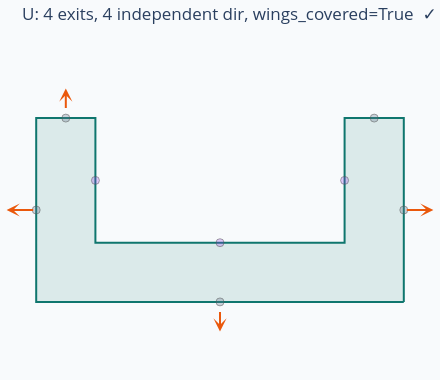
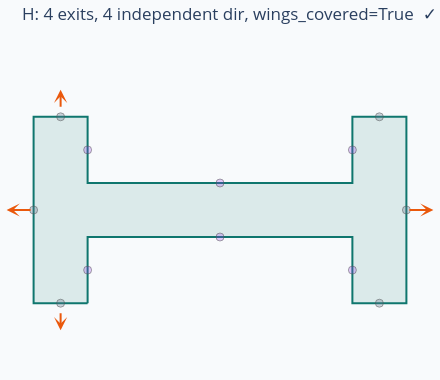
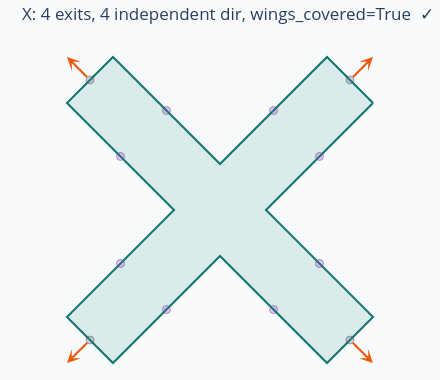

The notebook cell these images were saved under, in order:
### Markdown cell above
# Scene B — Emergency-egress gallery across typologies

Egress reasoning is typology-aware because it runs on **facades**, not boxes.
Each footprint below is split into facades (open = grey, courtyard pocket =
purple, enclosed-court ring = dashed) and exits (orange) are placed only on
**open** facades, spread for independent escape directions and per-wing coverage.
This covers U, H, X, Y, an **E** comb, and a true **courtyard / O** building.

### Code cell
# E-shaped comb footprint (spine + three prongs) — built by hand.
E_SHAPE = [[0,0,0],[40,0,0],[40,10,0],[12,10,0],[12,25,0],[40,25,0],[40,35,0],
           [12,35,0],[12,50,0],[40,50,0],[40,60,0],[0,60,0]]
O_RING  = {'boundary':[[0,0,0],[44,0,0],[44,44,0],[0,44,0]],
           'holes':[[[14,14],[30,14],[30,30],[14,30]]]}

GALLERY = [
    ('U', {'boundary': winged('U', 1500, 12, 0.5, (0, 0))}),
    ('H', {'boundary': winged('H', 1700, 12, 0.5, (0, 0))}),
    ('X', {'boundary': winged('X', 1500, 12, 0.5, (0, 0))}),
    ('Y', {'boundary': winged('Y', 1500, 12, 0.5, (0, 0))}),
    ('E (comb)', {'boundary': E_SHAPE}),
    ('O (courtyard)', O_RING),
]

FACE_COLORS = {'open': 'rgba(100,116,139,0.30)', 'courtyard': 'rgba(147,51,234,0.25)',
               'enclosed_courtyard': 'rgba(147,51,234,0.0)'}

def egress_fig(name, bld):
    facades = segment_facades(bld)
    ee = generate_emergency_exits(bld)
    poly = bld['boundary']
    fig = go.Figure()
    xs, ys = _xy(poly)
    fig.add_trace(go.Scatter(x=xs, y=ys, mode='lines', fill='toself',
                             fillcolor='rgba(15,118,110,0.12)', line=dict(color='#0f766e', width=2),
                             showlegend=False, hoverinfo='skip'))
    for hole in bld.get('holes', []) or []:
        hxs, hys = _xy(hole)
        fig.add_trace(go.Scatter(x=hxs, y=hys, mode='lines', fill='toself', fillcolor='white',
                                 line=dict(color='#9333ea', width=1, dash='dot'),
                                 showlegend=False, hoverinfo='skip'))
    # facade midpoints coloured by what they face
    for f in facades:
        mx, my, _ = f['midpoint']
        fig.add_trace(go.Scatter(x=[mx], y=[my], mode='markers',
                                 marker=dict(size=8, color=FACE_COLORS.get(f['faces'], '#999'),
                                             line=dict(color='#555', width=0.5)),
                                 showlegend=False, hoverinfo='text', text=f['faces']))
    # exits
    for e in ee['exits']:
        ex, ey, _ = e['point']; dx, dy = e['direction']
        fig.add_annotation(x=ex + dx * 6, y=ey + dy * 6, ax=ex, ay=ey, xref='x', yref='y',
                           axref='x', ayref='y', showarrow=True, arrowhead=3, arrowsize=1.1,
                           arrowwidth=2, arrowcolor=EXIT_COLOR)
    risk = ('  ⚠ ' + ('single-point ' if ee['single_point_failure'] else '')
            + ('courtyard-only' if ee['courtyard_only_egress_risk'] else '')).rstrip()
    title = (f"{name}: {ee['n_exits']} exits, {ee['independent_directions']} independent dir, "
             f"wings_covered={ee['wing_coverage'].get('covered')}" + (risk if risk.strip('⚠ ') else '  ✓'))
    fig.update_layout(title=title, height=380, width=440,
                      yaxis=dict(scaleanchor='x', scaleratio=1, visible=False),
                      xaxis=dict(visible=False), margin=dict(l=0, r=0, t=40, b=0),
                      plot_bgcolor='#f8fafc', paper_bgcolor='#f8fafc')
    return fig, ee

for name, bld in GALLERY:
    fig, ee = egress_fig(name, bld)
    print(f"{name:16s}: {ee['summary']}")
    fig.show()

### Figure 1 — Plotly figure (JSON) as saved in the notebook; plotly's stock layout.template omitted (floating-point values rounded to 4 significant figures)
{"data": [{"fill": "toself", "fillcolor": "rgba(15,118,110,0.12)", "hoverinfo": "skip", "line": {"color": "#0f766e", "width": 2}, "mode": "lines", "showlegend": false, "type": "scatter", "x": [37.25, 25.25, -25.25, -37.25, -37.25, -37.25, -25.25, -25.25, 25.25, 25.25, 37.25, 37.25, 37.25, 37.25], "y": [-13.52, -13.52, -13.52, -13.52, -1.524, 23.73, 23.73, -1.524, -1.524, 23.73, 23.73, -1.524, -13.52, -13.52]}, {"hoverinfo": "text", "marker": {"color": "rgba(100,116,139,0.30)", "line": {"color": "#555", "width": 0.5}, "size": 8}, "mode": "markers", "showlegend": false, "text": "open", "type": "scatter", "x": [0.0], "y": [-13.52]}, {"hoverinfo": "text", "marker": {"color": "rgba(100,116,139,0.30)", "line": {"color": "#555", "width": 0.5}, "size": 8}, "mode": "markers", "showlegend": false, "text": "open", "type": "scatter", "x": [-37.25], "y": [5.101]}, {"hoverinfo": "text", "marker": {"color": "rgba(100,116,139,0.30)", "line": {"color": "#555", "width": 0.5}, "size": 8}, "mode": "markers", "showlegend": false, "text": "open", "type": "scatter", "x": [-31.25], "y": [23.73]}, {"hoverinfo": "text", "marker": {"color": "rgba(147,51,234,0.25)", "line": {"color": "#555", "width": 0.5}, "size": 8}, "mode": "markers", "showlegend": false, "text": "courtyard", "type": "scatter", "x": [-25.25], "y": [11.1]}, {"hoverinfo": "text", "marker": {"color": "rgba(147,51,234,0.25)", "line": {"color": "#555", "width": 0.5}, "size": 8}, "mode": "markers", "showlegend": false, "text": "courtyard", "type": "scatter", "x": [0.0], "y": [-1.524]}, {"hoverinfo": "text", "marker": {"color": "rgba(147,51,234,0.25)", "line": {"color": "#555", "width": 0.5}, "size": 8}, "mode": "markers", "showlegend": false, "text": "courtyard", "type": "scatter", "x": [25.25], "y": [11.1]}, {"hoverinfo": "text", "marker": {"color": "rgba(100,116,139,0.30)", "line": {"color": "#555", "width": 0.5}, "size": 8}, "mode": "markers", "showlegend": false, "text": "open", "type": "scatter", "x": [31.25], "y": [23.73]}, {"hoverinfo": "text", "marker": {"color": "rgba(100,116,139,0.30)", "line": {"color": "#555", "width": 0.5}, "size": 8}, "mode": "markers", "showlegend": false, "text": "open", "type": "scatter", "x": [37.25], "y": [5.101]}], "layout": {"annotations": [{"arrowcolor": "#ea580c", "arrowhead": 3, "arrowsize": 1.1, "arrowwidth": 2, "ax": 0.0, "axref": "x", "ay": -13.52, "ayref": "y", "showarrow": true, "x": 0.0, "xref": "x", "y": -19.52, "yref": "y"}, {"arrowcolor": "#ea580c", "arrowhead": 3, "arrowsize": 1.1, "arrowwidth": 2, "ax": -37.25, "axref": "x", "ay": 5.101, "ayref": "y", "showarrow": true, "x": -43.25, "xref": "x", "y": 5.101, "yref": "y"}, {"arrowcolor": "#ea580c", "arrowhead": 3, "arrowsize": 1.1, "arrowwidth": 2, "ax": 37.25, "axref": "x", "ay": 5.101, "ayref": "y", "showarrow": true, "x": 43.25, "xref": "x", "y": 5.101, "yref": "y"}, {"arrowcolor": "#ea580c", "arrowhead": 3, "arrowsize": 1.1, "arrowwidth": 2, "ax": -31.25, "axref": "x", "ay": 23.73, "ayref": "y", "showarrow": true, "x": -31.25, "xref": "x", "y": 29.73, "yref": "y"}], "height": 380, "margin": {"b": 0, "l": 0, "r": 0, "t": 40}, "paper_bgcolor": "#f8fafc", "plot_bgcolor": "#f8fafc", "title": {"text": "U: 4 exits, 4 independent dir, wings_covered=True  ✓"}, "width": 440, "xaxis": {"visible": false}, "yaxis": {"scaleanchor": "x", "scaleratio": 1, "visible": false}}}

### Figure 2 — Plotly figure (JSON) as saved in the notebook; plotly's stock layout.template omitted (floating-point values rounded to 4 significant figures)
{"data": [{"fill": "toself", "fillcolor": "rgba(15,118,110,0.12)", "hoverinfo": "skip", "line": {"color": "#0f766e", "width": 2}, "mode": "lines", "showlegend": false, "type": "scatter", "x": [-29.42, -41.42, -41.42, -29.42, -29.42, 29.42, 29.42, 41.42, 41.42, 29.42, 29.42, -29.42, -29.42, -29.42], "y": [-20.71, -20.71, 20.71, 20.71, 6.0, 6.0, 20.71, 20.71, -20.71, -20.71, -6.0, -6.0, -20.71, -20.71]}, {"hoverinfo": "text", "marker": {"color": "rgba(100,116,139,0.30)", "line": {"color": "#555", "width": 0.5}, "size": 8}, "mode": "markers", "showlegend": false, "text": "open", "type": "scatter", "x": [-35.42], "y": [-20.71]}, {"hoverinfo": "text", "marker": {"color": "rgba(100,116,139,0.30)", "line": {"color": "#555", "width": 0.5}, "size": 8}, "mode": "markers", "showlegend": false, "text": "open", "type": "scatter", "x": [-41.42], "y": [0.0]}, {"hoverinfo": "text", "marker": {"color": "rgba(100,116,139,0.30)", "line": {"color": "#555", "width": 0.5}, "size": 8}, "mode": "markers", "showlegend": false, "text": "open", "type": "scatter", "x": [-35.42], "y": [20.71]}, {"hoverinfo": "text", "marker": {"color": "rgba(147,51,234,0.25)", "line": {"color": "#555", "width": 0.5}, "size": 8}, "mode": "markers", "showlegend": false, "text": "courtyard", "type": "scatter", "x": [-29.42], "y": [13.35]}, {"hoverinfo": "text", "marker": {"color": "rgba(147,51,234,0.25)", "line": {"color": "#555", "width": 0.5}, "size": 8}, "mode": "markers", "showlegend": false, "text": "courtyard", "type": "scatter", "x": [0.0], "y": [6.0]}, {"hoverinfo": "text", "marker": {"color": "rgba(147,51,234,0.25)", "line": {"color": "#555", "width": 0.5}, "size": 8}, "mode": "markers", "showlegend": false, "text": "courtyard", "type": "scatter", "x": [29.42], "y": [13.35]}, {"hoverinfo": "text", "marker": {"color": "rgba(100,116,139,0.30)", "line": {"color": "#555", "width": 0.5}, "size": 8}, "mode": "markers", "showlegend": false, "text": "open", "type": "scatter", "x": [35.42], "y": [20.71]}, {"hoverinfo": "text", "marker": {"color": "rgba(100,116,139,0.30)", "line": {"color": "#555", "width": 0.5}, "size": 8}, "mode": "markers", "showlegend": false, "text": "open", "type": "scatter", "x": [41.42], "y": [0.0]}, {"hoverinfo": "text", "marker": {"color": "rgba(100,116,139,0.30)", "line": {"color": "#555", "width": 0.5}, "size": 8}, "mode": "markers", "showlegend": false, "text": "open", "type": "scatter", "x": [35.42], "y": [-20.71]}, {"hoverinfo": "text", "marker": {"color": "rgba(147,51,234,0.25)", "line": {"color": "#555", "width": 0.5}, "size": 8}, "mode": "markers", "showlegend": false, "text": "courtyard", "type": "scatter", "x": [29.42], "y": [-13.35]}, {"hoverinfo": "text", "marker": {"color": "rgba(147,51,234,0.25)", "line": {"color": "#555", "width": 0.5}, "size": 8}, "mode": "markers", "showlegend": false, "text": "courtyard", "type": "scatter", "x": [0.0], "y": [-6.0]}, {"hoverinfo": "text", "marker": {"color": "rgba(147,51,234,0.25)", "line": {"color": "#555", "width": 0.5}, "size": 8}, "mode": "markers", "showlegend": false, "text": "courtyard", "type": "scatter", "x": [-29.42], "y": [-13.35]}], "layout": {"annotations": [{"arrowcolor": "#ea580c", "arrowhead": 3, "arrowsize": 1.1, "arrowwidth": 2, "ax": -41.42, "axref": "x", "ay": 0.0, "ayref": "y", "showarrow": true, "x": -47.42, "xref": "x", "y": 0.0, "yref": "y"}, {"arrowcolor": "#ea580c", "arrowhead": 3, "arrowsize": 1.1, "arrowwidth": 2, "ax": 41.42, "axref": "x", "ay": 0.0, "ayref": "y", "showarrow": true, "x": 47.42, "xref": "x", "y": 0.0, "yref": "y"}, {"arrowcolor": "#ea580c", "arrowhead": 3, "arrowsize": 1.1, "arrowwidth": 2, "ax": -35.42, "axref": "x", "ay": -20.71, "ayref": "y", "showarrow": true, "x": -35.42, "xref": "x", "y": -26.71, "yref": "y"}, {"arrowcolor": "#ea580c", "arrowhead": 3, "arrowsize": 1.1, "arrowwidth": 2, "ax": -35.42, "axref": "x", "ay": 20.71, "ayref": "y", "showarrow": true, "x": -35.42, "xref": "x", "y": 26.71, "yref": "y"}], "height": 380, "margin": {"b": 0, "l": 0, "r": 0, "t": 40}, "paper_bgcolor": "#f8fafc", "plot_bgcolor": "#f8fafc", "title": {"text": "H: 4 exits, 4 independent dir, wings_covered=True  ✓"}, "width": 440, "xaxis": {"visible": false}, "yaxis": {"scaleanchor": "x", "scaleratio": 1, "visible": false}}}

### Figure 3 — Plotly figure (JSON) as saved in the notebook; plotly's stock layout.template omitted (floating-point values rounded to 4 significant figures)
{"data": [{"fill": "toself", "fillcolor": "rgba(15,118,110,0.12)", "hoverinfo": "skip", "line": {"color": "#0f766e", "width": 2}, "mode": "lines", "showlegend": false, "type": "scatter", "x": [28.38, 8.528, 28.38, 19.86, 0.0, -19.86, -28.38, -8.528, -28.38, -19.86, 0.0, 19.86, 28.38, 28.38], "y": [19.86, -0.0, -19.86, -28.38, -8.528, -28.38, -19.86, -0.0, 19.86, 28.38, 8.528, 28.38, 19.86, 19.86]}, {"hoverinfo": "text", "marker": {"color": "rgba(147,51,234,0.25)", "line": {"color": "#555", "width": 0.5}, "size": 8}, "mode": "markers", "showlegend": false, "text": "courtyard", "type": "scatter", "x": [18.46], "y": [9.928]}, {"hoverinfo": "text", "marker": {"color": "rgba(147,51,234,0.25)", "line": {"color": "#555", "width": 0.5}, "size": 8}, "mode": "markers", "showlegend": false, "text": "courtyard", "type": "scatter", "x": [18.46], "y": [-9.928]}, {"hoverinfo": "text", "marker": {"color": "rgba(100,116,139,0.30)", "line": {"color": "#555", "width": 0.5}, "size": 8}, "mode": "markers", "showlegend": false, "text": "open", "type": "scatter", "x": [24.12], "y": [-24.12]}, {"hoverinfo": "text", "marker": {"color": "rgba(147,51,234,0.25)", "line": {"color": "#555", "width": 0.5}, "size": 8}, "mode": "markers", "showlegend": false, "text": "courtyard", "type": "scatter", "x": [9.928], "y": [-18.46]}, {"hoverinfo": "text", "marker": {"color": "rgba(147,51,234,0.25)", "line": {"color": "#555", "width": 0.5}, "size": 8}, "mode": "markers", "showlegend": false, "text": "courtyard", "type": "scatter", "x": [-9.928], "y": [-18.46]}, {"hoverinfo": "text", "marker": {"color": "rgba(100,116,139,0.30)", "line": {"color": "#555", "width": 0.5}, "size": 8}, "mode": "markers", "showlegend": false, "text": "open", "type": "scatter", "x": [-24.12], "y": [-24.12]}, {"hoverinfo": "text", "marker": {"color": "rgba(147,51,234,0.25)", "line": {"color": "#555", "width": 0.5}, "size": 8}, "mode": "markers", "showlegend": false, "text": "courtyard", "type": "scatter", "x": [-18.46], "y": [-9.928]}, {"hoverinfo": "text", "marker": {"color": "rgba(147,51,234,0.25)", "line": {"color": "#555", "width": 0.5}, "size": 8}, "mode": "markers", "showlegend": false, "text": "courtyard", "type": "scatter", "x": [-18.46], "y": [9.928]}, {"hoverinfo": "text", "marker": {"color": "rgba(100,116,139,0.30)", "line": {"color": "#555", "width": 0.5}, "size": 8}, "mode": "markers", "showlegend": false, "text": "open", "type": "scatter", "x": [-24.12], "y": [24.12]}, {"hoverinfo": "text", "marker": {"color": "rgba(147,51,234,0.25)", "line": {"color": "#555", "width": 0.5}, "size": 8}, "mode": "markers", "showlegend": false, "text": "courtyard", "type": "scatter", "x": [-9.928], "y": [18.46]}, {"hoverinfo": "text", "marker": {"color": "rgba(147,51,234,0.25)", "line": {"color": "#555", "width": 0.5}, "size": 8}, "mode": "markers", "showlegend": false, "text": "courtyard", "type": "scatter", "x": [9.928], "y": [18.46]}, {"hoverinfo": "text", "marker": {"color": "rgba(100,116,139,0.30)", "line": {"color": "#555", "width": 0.5}, "size": 8}, "mode": "markers", "showlegend": false, "text": "open", "type": "scatter", "x": [24.12], "y": [24.12]}], "layout": {"annotations": [{"arrowcolor": "#ea580c", "arrowhead": 3, "arrowsize": 1.1, "arrowwidth": 2, "ax": 24.12, "axref": "x", "ay": -24.12, "ayref": "y", "showarrow": true, "x": 28.36, "xref": "x", "y": -28.36, "yref": "y"}, {"arrowcolor": "#ea580c", "arrowhead": 3, "arrowsize": 1.1, "arrowwidth": 2, "ax": -24.12, "axref": "x", "ay": -24.12, "ayref": "y", "showarrow": true, "x": -28.36, "xref": "x", "y": -28.36, "yref": "y"}, {"arrowcolor": "#ea580c", "arrowhead": 3, "arrowsize": 1.1, "arrowwidth": 2, "ax": -24.12, "axref": "x", "ay": 24.12, "ayref": "y", "showarrow": true, "x": -28.36, "xref": "x", "y": 28.36, "yref": "y"}, {"arrowcolor": "#ea580c", "arrowhead": 3, "arrowsize": 1.1, "arrowwidth": 2, "ax": 24.12, "axref": "x", "ay": 24.12, "ayref": "y", "showarrow": true, "x": 28.36, "xref": "x", "y": 28.36, "yref": "y"}], "height": 380, "margin": {"b": 0, "l": 0, "r": 0, "t": 40}, "paper_bgcolor": "#f8fafc", "plot_bgcolor": "#f8fafc", "title": {"text": "X: 4 exits, 4 independent dir, wings_covered=True  ✓"}, "width": 440, "xaxis": {"visible": false}, "yaxis": {"scaleanchor": "x", "scaleratio": 1, "visible": false}}}
